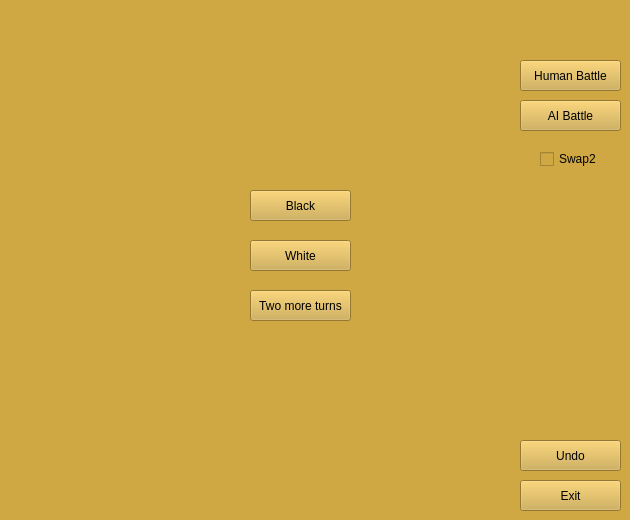
<?xml version="1.0" encoding="UTF-8"?>
<ui version="4.0">
 <class>Board</class>
 <widget class="QWidget" name="Board">
  <property name="geometry">
   <rect>
    <x>0</x>
    <y>0</y>
    <width>630</width>
    <height>520</height>
   </rect>
  </property>
  <property name="sizePolicy">
   <sizepolicy hsizetype="Fixed" vsizetype="Fixed">
    <horstretch>0</horstretch>
    <verstretch>0</verstretch>
   </sizepolicy>
  </property>
  <property name="mouseTracking">
   <bool>true</bool>
  </property>
  <property name="windowTitle">
   <string>Gomoku</string>
  </property>
  <property name="styleSheet">
   <string notr="true">background-color: #cfa844</string>
  </property>
  <widget class="QPushButton" name="btnUndo">
   <property name="geometry">
    <rect>
     <x>520</x>
     <y>440</y>
     <width>101</width>
     <height>31</height>
    </rect>
   </property>
   <property name="text">
    <string>Undo</string>
   </property>
  </widget>
  <widget class="QPushButton" name="btnHuman">
   <property name="geometry">
    <rect>
     <x>520</x>
     <y>60</y>
     <width>101</width>
     <height>31</height>
    </rect>
   </property>
   <property name="text">
    <string>Human Battle</string>
   </property>
  </widget>
  <widget class="QPushButton" name="btnAi">
   <property name="geometry">
    <rect>
     <x>520</x>
     <y>100</y>
     <width>101</width>
     <height>31</height>
    </rect>
   </property>
   <property name="text">
    <string>AI Battle</string>
   </property>
  </widget>
  <widget class="QPushButton" name="btnExit">
   <property name="geometry">
    <rect>
     <x>520</x>
     <y>480</y>
     <width>101</width>
     <height>31</height>
    </rect>
   </property>
   <property name="text">
    <string>Exit</string>
   </property>
  </widget>
  <widget class="QCheckBox" name="chkSwap2">
   <property name="geometry">
    <rect>
     <x>540</x>
     <y>150</y>
     <width>73</width>
     <height>18</height>
    </rect>
   </property>
   <property name="text">
    <string>Swap2</string>
   </property>
  </widget>
  <widget class="QWidget" name="choosePanel" native="true">
   <property name="geometry">
    <rect>
     <x>210</x>
     <y>160</y>
     <width>181</width>
     <height>191</height>
    </rect>
   </property>
   <widget class="QPushButton" name="btnBlack">
    <property name="geometry">
     <rect>
      <x>40</x>
      <y>30</y>
      <width>101</width>
      <height>31</height>
     </rect>
    </property>
    <property name="text">
     <string>Black</string>
    </property>
   </widget>
   <widget class="QPushButton" name="btnWhite">
    <property name="geometry">
     <rect>
      <x>40</x>
      <y>80</y>
      <width>101</width>
      <height>31</height>
     </rect>
    </property>
    <property name="text">
     <string>White</string>
    </property>
   </widget>
   <widget class="QPushButton" name="btnTwoTurns">
    <property name="geometry">
     <rect>
      <x>40</x>
      <y>130</y>
      <width>101</width>
      <height>31</height>
     </rect>
    </property>
    <property name="text">
     <string>Two more turns</string>
    </property>
   </widget>
  </widget>
 </widget>
 <resources/>
 <connections>
  <connection>
   <sender>btnExit</sender>
   <signal>clicked()</signal>
   <receiver>Board</receiver>
   <slot>close()</slot>
   <hints>
    <hint type="sourcelabel">
     <x>575</x>
     <y>155</y>
    </hint>
    <hint type="destinationlabel">
     <x>314</x>
     <y>265</y>
    </hint>
   </hints>
  </connection>
 </connections>
</ui>
